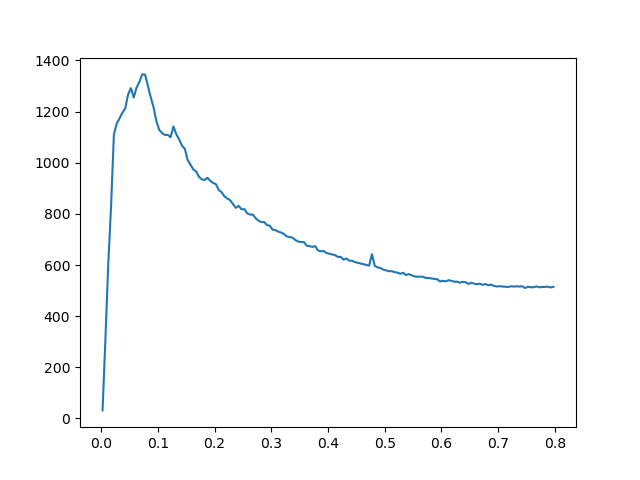

The script that saved this image:
import matplotlib
matplotlib.use("Agg")
import matplotlib.pyplot as plt
import numpy as np
import sys
sys.path.append("/home/users/d/dforeros/codes/py_powspec/powspec")
from pypowspec import compute_auto_box_mesh

data = np.load("/home/users/d/dforeros/projects/desi-patchy/run/collapsed.npy").T#1000. * np.random.random(size = (100000, 3))
def ngp(grid_size, box_size, data):
    i = ((data[:,0] / box_size) * grid_size).astype(int)
    j = ((data[:,1] / box_size) * grid_size).astype(int)
    k = ((data[:,2] / box_size) * grid_size).astype(int)
    
    grid = np.zeros((grid_size,)*3)
    for ii in range(data.shape[0]):
        grid[i[ii], j[ii], k[ii]] += 1
    #grid[(i,j,k)] += 1
    return grid
grid = ngp(512, 2000., data)


print(grid.sum())
pk = compute_auto_box_mesh(grid, "test/powspec_auto.conf")

print(pk['multipoles'].shape)
plt.plot(pk['k'], pk['k'] * pk['multipoles'][:,0])
plt.savefig("test/test_mesh.png")
